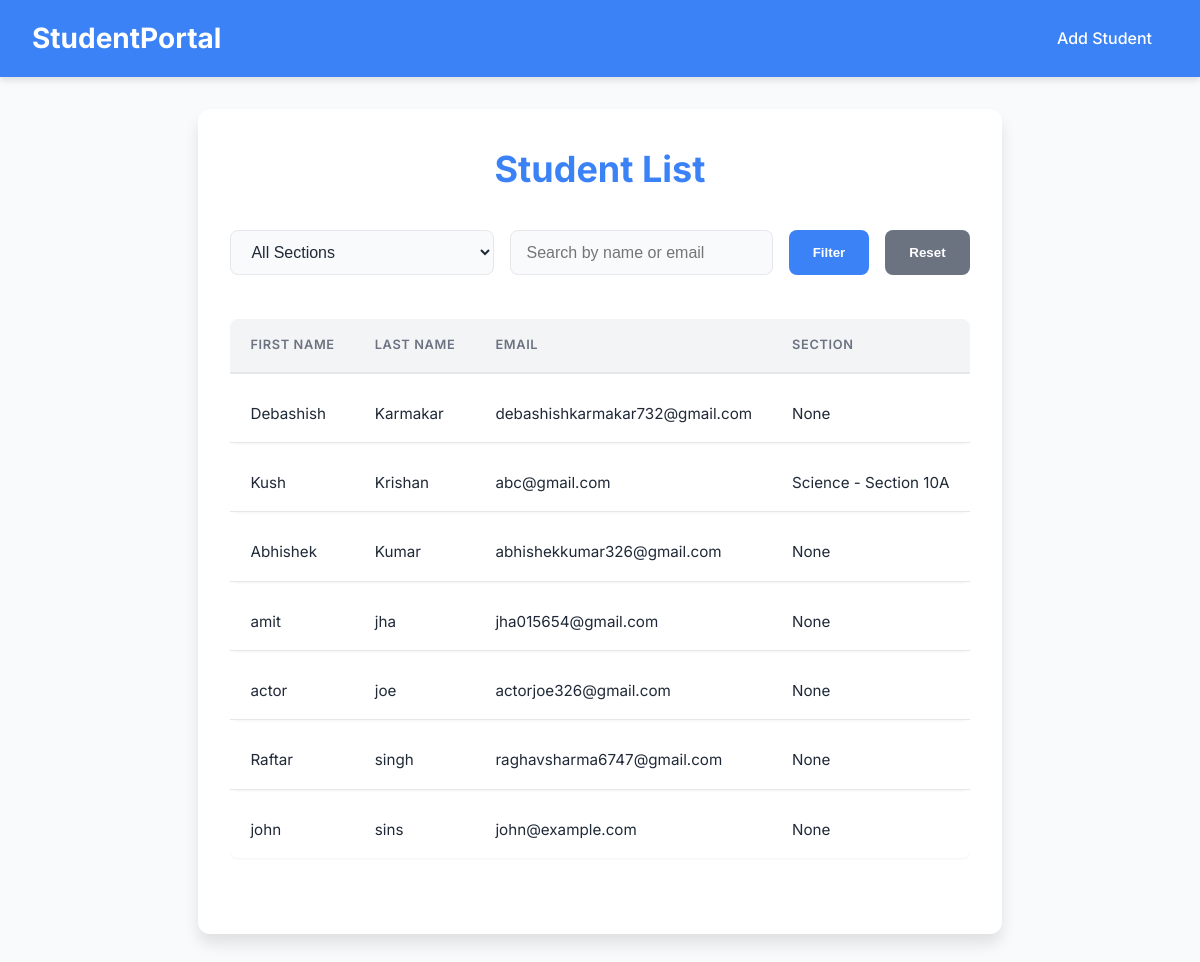
The app's page /students/ (signed in) with its own data.
### students/models.py (models this page shows, shortened)
class Student(models.Model):
    first_name = models.CharField(max_length=100)
    last_name = models.CharField(max_length=100)
    email = models.EmailField(unique=True)
    date_of_birth = models.DateField(null=True, blank=True)
    enrollment_date = models.DateField(auto_now_add=True)
    student_id = models.CharField(max_length=20, unique=True, blank=True, null=True)
    course = models.ForeignKey(Course, on_delete=models.SET_NULL, null=True, blank=True)
    section = models.ForeignKey(Section, on_delete=models.SET_NULL, null=True, blank=True)
    phone_number = models.CharField(max_length=15, blank=True, null=True)
    class Meta:
        ordering = ['last_name', 'first_name']

class Section(models.Model):
    name = models.CharField(max_length=10)
    course = models.ForeignKey(Course, on_delete=models.CASCADE, related_name='sections')
    def __str__(self):
        return f"{self.course.name} - Section {self.name}"

class Course(models.Model):
    name = models.CharField(max_length=200)
    description = models.TextField(blank=True)
    duration_in_months = models.PositiveIntegerField(null=True, blank=True)

### students/views.py (the view)
# urls.py: path('', views.student_list, name='student_list'),
@login_required
def student_list(request):
    students = Student.objects.all()
    section = request.GET.get('section')
    search_query = request.GET.get('search')
    reset = request.GET.get('reset')
    if reset:
        return redirect('student_list')  # Replace 'student_list' with your URL name
    if section and section in ['A', 'B', 'C']:
        students = students.filter(section=section)
    if search_query:
        students = students.filter(
            Q(first_name__icontains=search_query) |
            Q(last_name__icontains=search_query) |
            Q(email__icontains=search_query)
        )
    context = {
        'students': students,
        'title': 'Student List'
    }
    return render(request, 'student_list.html', context)

### students/templates/student_list.html (shortened to what this page needs)
<!DOCTYPE html>
<html lang="en">
<head>
</head>
<body>
    <nav class="navbar" role="navigation" aria-label="Main navigation">
        <div class="navbar-brand">StudentPortal</div>
        <div class="navbar-nav">
            <a href="{% url 'add_student' %}" class="nav-link">Add Student</a>
        </div>
    </nav>
    <main class="container" role="main">
        <h2>{{ title }}</h2>
        <form method="get" class="filter-form" role="search" aria-label="Filter students form">
            <select name="section" aria-label="Filter by section">
                <option value="" selected>All Sections</option>
            </select>
            <input
                type="text"
                name="search"
                value="{{ request.GET.search }}"
                placeholder="Search by name or email"
                aria-label="Search students by name or email"
            />
            <button type="submit">Filter</button>
            <button type="submit" name="reset" value="true" class="reset">Reset</button>
        </form>
        {% if students %}
        <div class="student-table-responsive" role="region" aria-label="Student list table">
            <table class="student-table" role="table" aria-describedby="table-info">
    <thead>
        <tr>
            <th scope="col">First Name</th>
            <th scope="col">Last Name</th>
            <th scope="col">Email</th>
            <th scope="col">Section</th>
        </tr>
    </thead>
    <tbody>
        {% for student in students %}
            <tr tabindex="0"
                onclick="location.href='{% url 'student_detail' student.id %}'"
                onkeypress="if(event.key === 'Enter' || event.key === ' ') location.href='{% url 'student_detail' student.id %}';"
                role="link" aria-label="View details of {{ student.first_name }} {{ student.last_name }}">
                <td data-label="First Name">{{ student.first_name }}</td>
                <td data-label="Last Name">{{ student.last_name }}</td>
                <td data-label="Email">{{ student.email }}</td>
                <td data-label="Section">{{ student.section }}</td>
            </tr>
        {% endfor %}
    </tbody>
</table>
        </div>
        {% else %}
            <p class="no-students" role="status">No students found.</p>
        {% endif %}
    </main>
</body>
</html>

### students/templates/student_list.html (style rules this page uses)
:root { --primary-blue: #3b82f6; --secondary-gray: #6b7280; --bg-light: #f9fafb; --text-dark: #1f2937; --card-bg: #ffffff; --border-color: #e5e7eb; --shadow-md: 0 4px 6px rgba(0, 0, 0, 0.1); --shadow-lg: 0 10px 15px rgba(0, 0, 0, 0.1); --transition-speed: 0.2s; }
* { box-sizing: border-box; margin: 0; padding: 0; }
body { font-family: 'Inter', sans-serif; background-color: var(--bg-light); color: var(--text-dark); line-height: 1.6; min-height: 100vh; display: flex; flex-direction: column; }
a { text-decoration: none; color: var(--primary-blue); transition: color var(--transition-speed); }
.navbar { background-color: var(--primary-blue); color: #ffffff; padding: 1rem 2rem; display: flex; justify-content: space-between; align-items: center; box-shadow: var(--shadow-md); position: sticky; top: 0; z-index: 1000; }
.navbar-brand { font-size: 1.75rem; font-weight: 700; }
.navbar-nav { display: flex; gap: 1.5rem; align-items: center; }
.nav-link { color: #ffffff; font-weight: 500; padding: 0.5rem 1rem; border-radius: 0.375rem; transition: background-color var(--transition-speed); }
.container { flex-grow: 1; max-width: 1200px; margin: 2rem auto; padding: 2rem; background-color: var(--card-bg); border-radius: 0.75rem; box-shadow: var(--shadow-lg); }
h2 { font-size: 2.25rem; font-weight: 700; color: var(--primary-blue); margin-bottom: 2rem; text-align: center; }
.filter-form { display: flex; flex-wrap: wrap; gap: 1rem; margin-bottom: 2rem; justify-content: center; }
.filter-form select, .filter-form input[type="text"] { flex: 1; min-width: 150px; padding: 0.75rem 1rem; border: 1px solid var(--border-color); border-radius: 0.5rem; font-size: 1rem; color: var(--text-dark); background-color: var(--bg-light); transition: border-color var(--transition-speed), box-shadow var(--transition-speed); }
.filter-form button { padding: 0.75rem 1.5rem; background-color: var(--primary-blue); color: #ffffff; border: none; border-radius: 0.5rem; font-weight: 600; cursor: pointer; transition: background-color var(--transition-speed), transform var(--transition-speed); }
.filter-form button.reset { background-color: var(--secondary-gray); }
.student-table-responsive { overflow-x: auto; -webkit-overflow-scrolling: touch; margin-bottom: 2rem; }
.student-table { width: 100%; border-collapse: separate; border-spacing: 0 0.75rem; text-align: left; font-size: 0.95rem; }
.student-table th { padding: 1rem 1.25rem; background-color: #f3f4f6; color: var(--secondary-gray); font-weight: 600; text-transform: uppercase; font-size: 0.8rem; letter-spacing: 0.05em; border-bottom: 2px solid var(--border-color); }
.student-table th:first-child { border-top-left-radius: 0.5rem; }
.student-table th:last-child { border-top-right-radius: 0.5rem; }
.student-table tbody tr { background-color: var(--card-bg); border-radius: 0.5rem; box-shadow: 0 1px 3px rgba(0, 0, 0, 0.05); transition: transform var(--transition-speed), box-shadow var(--transition-speed), background-color var(--transition-speed); cursor: pointer; outline: none; outline-offset: 4px; }
.student-table td { padding: 1rem 1.25rem; border-bottom: 1px solid var(--border-color); }
.student-table tbody tr:last-child td { border-bottom: none; }
.student-table tbody tr:first-child td:first-child { border-top-left-radius: 0.5rem; }
.student-table tbody tr:first-child td:last-child { border-top-right-radius: 0.5rem; }
.student-table tbody tr:last-child td:first-child { border-bottom-left-radius: 0.5rem; }
.student-table tbody tr:last-child td:last-child { border-bottom-right-radius: 0.5rem; }

### records on screen
Student: first_name "Debashish", last_name "Karmakar", email "debashishkarmakar732@gmail.com", section "None"
Student: first_name "Kush", last_name "Krishan", email "abc@gmail.com", section "Science - Section 10A"
Student: first_name "Abhishek", last_name "Kumar", email "abhishekkumar326@gmail.com", section "None"
Student: first_name "amit", last_name "jha", email "jha015654@gmail.com", section "None"
Student: first_name "actor", last_name "joe", email "actorjoe326@gmail.com", section "None"
Student: first_name "Raftar", last_name "singh", email "raghavsharma6747@gmail.com", section "None"
Student: first_name "john", last_name "sins", email "john@example.com", section "None"

### other values on screen
{{ title }} "Student List"
